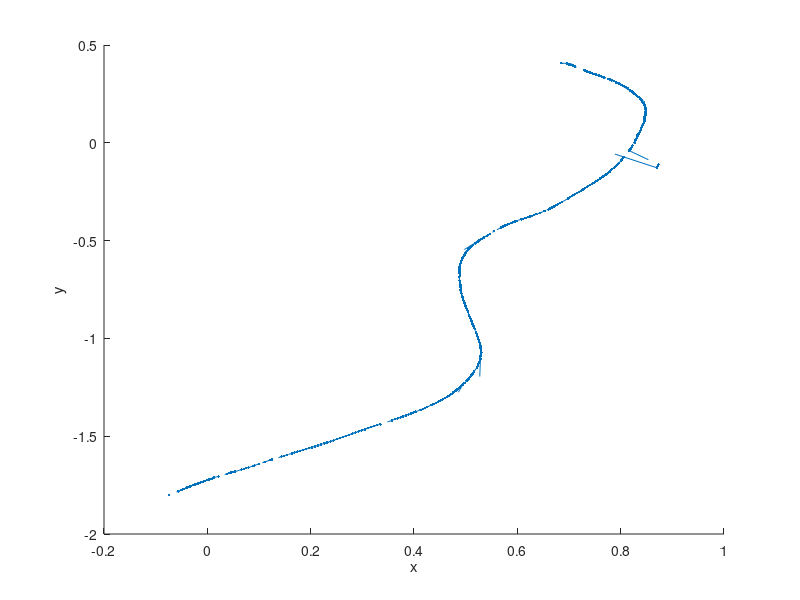

This chart was generated by the following MATLAB code:
clear all; close all;

%% xy data
load('./data/vicon_hat_3_hat_3_translation.csv')
xy_data = vicon_hat_3_hat_3_translation(600:1000,2:3);
txy = [vicon_hat_3_hat_3_translation(600:1000,1), xy_data(1:end,1:2)];

%% calculate the heading angle:
myDiff = diff(xy_data);
derived_theta = atan2(myDiff(:,2), myDiff(:,1));

txyheading = [xy_data(1:end-1,:), derived_theta];
%% velocity from xy and theta from velocity
t = txy(:,1); 
len = length(t)
for i=1:len-1
    dx = xy_data(i+1,1)-xy_data(i,1);
    dy = xy_data(i+1,2)-xy_data(i,2);
    dt = t(i+1,1)-t(i,1);
    dvx = dx/dt;
    dvy = dy/dt;
    
    v(i) = sqrt(dvx^2+dvy^2);
    thetav(i) = atan2(dvy,dvx);
end
%% angular velocity from thetav
for i=1:len-2
    dt = t(i+1)-t(i);
    dtheta = thetav(i+1) - thetav(i);
    w(i) = dtheta/dt;
end
%% acceleration from v
for i=1:len-2
	dt = t(i+1)-t(i);
    dv = v(i+1) - v(i);
    a(i) = dv/dt;
end
%% plot
[x_prime,y_prime] = pol2cart(thetav(1:end), v);
xy_prime = [x_prime',y_prime'];

figure;
hold on;
scatter(xy_data(:,1),xy_data(:,2),'.');
quiver(xy_data(1:end-1,1),xy_data(1:end-1,2),xy_prime(:,1),xy_prime(:,2), 'MaxHeadSize',0.001);
xlabel('x');
ylabel('y');
%